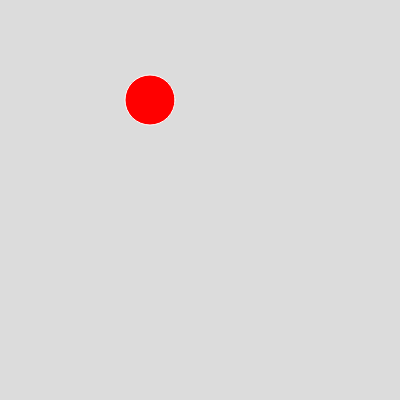
Frame 1 (no input)
Frame 60 (no input): identical to frame 1, image omitted
Frame 120 (the mouse pressed at the canvas centre since frame 60): identical to frame 1, image omitted

The p5.js sketch that drew this single still picture (run headless with seeded random() and noise() and a simulated clock; from frame 60 on, the mouse is pressed at the canvas centre):

// p5.js sketch
// ── sketch.js
function setup() {
  createCanvas(400, 400);
}

function draw() {
  background(220);
  fill(255,0,0)
  stroke(255)
  circle(150,100,50)
}
